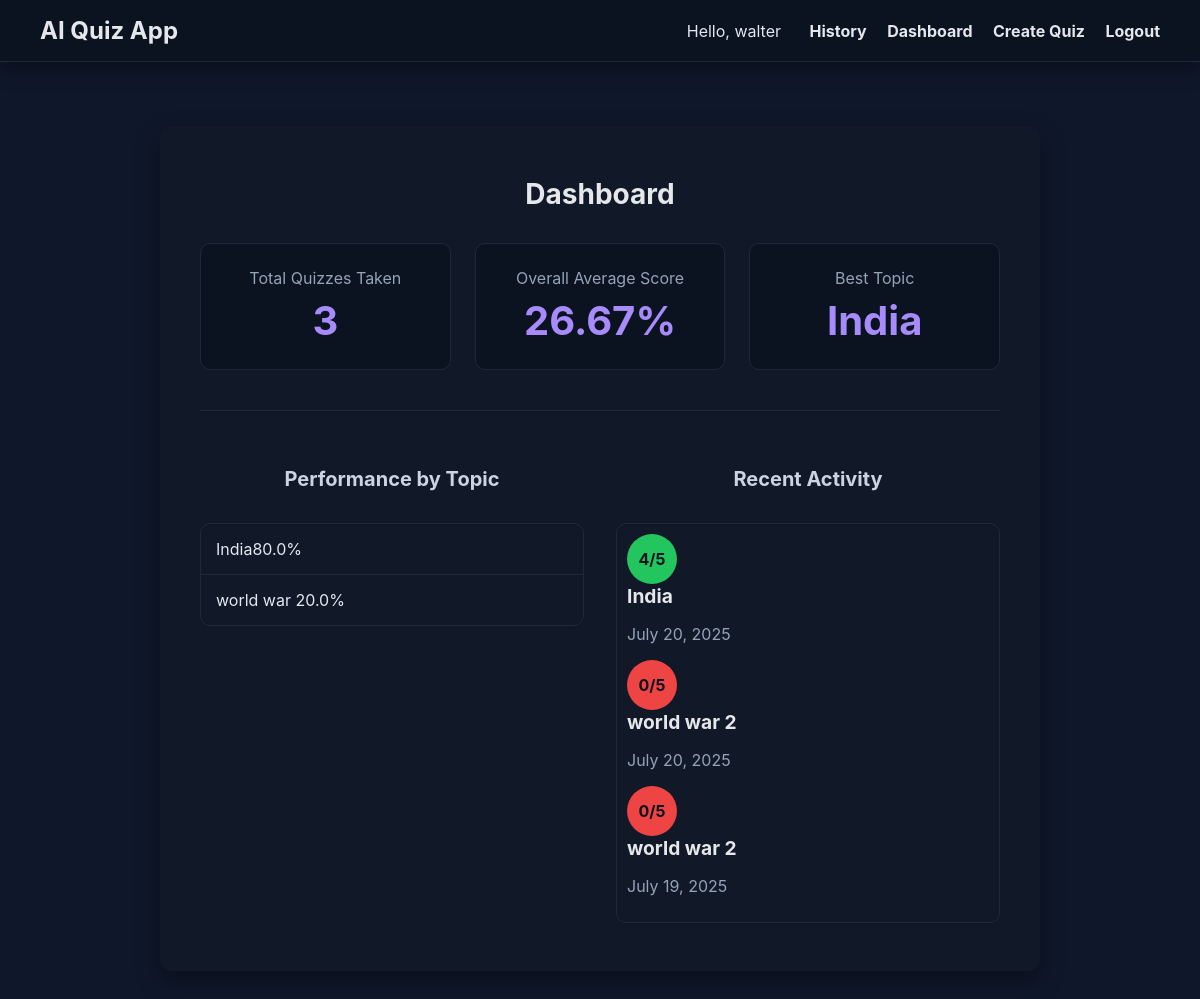
The page /dashboard (signed in) on the database its author committed.
### app.py (models this page shows, shortened)
class User(UserMixin, db.Model):
    id = db.Column(db.Integer, primary_key=True)
    username = db.Column(db.String(150), unique=True, nullable=False)
    password_hash = db.Column(db.String(256), nullable=False)
    quizzes = db.relationship('QuizHistory', backref='user', lazy=True, cascade="all, delete-orphan")

class QuizHistory(db.Model):
    id = db.Column(db.Integer, primary_key=True)
    topic = db.Column(db.String(150), nullable=False)
    score_correct = db.Column(db.Integer, nullable=False)
    score_total = db.Column(db.Integer, nullable=False)
    timestamp = db.Column(db.DateTime, nullable=False, default=datetime.utcnow)
    user_id = db.Column(db.Integer, db.ForeignKey('user.id'), nullable=False)
    questions = db.relationship('QuestionHistory', backref='quiz', lazy=True, cascade="all, delete-orphan")

### app.py (the view)
@app.route('/dashboard')
@login_required
def dashboard():
    user_quizzes = QuizHistory.query.filter_by(user_id=current_user.id).all()
    if not user_quizzes:
        return render_template('dashboard.html', no_history=True)
    total_stats = db.session.query(
        func.count(QuizHistory.id),
        func.sum(QuizHistory.score_correct),
        func.sum(QuizHistory.score_total)
    ).filter_by(user_id=current_user.id).first()
    total_quizzes, total_correct, total_possible = total_stats
    average_score = (total_correct / total_possible * 100) if total_possible > 0 else 0
    topic_stats = db.session.query(
        QuizHistory.topic,
        func.sum(QuizHistory.score_correct),
        func.sum(QuizHistory.score_total)
    ).filter_by(user_id=current_user.id).group_by(QuizHistory.topic).all()
    topic_averages = {topic: (correct / total * 100) for topic, correct, total in topic_stats if total > 0}
    best_topic = max(topic_averages, key=topic_averages.get) if topic_averages else "N/A"
    recent_quizzes = QuizHistory.query.filter_by(user_id=current_user.id).order_by(QuizHistory.timestamp.desc()).limit(5).all()
    stats = {
        'total_quizzes': total_quizzes,
        'average_score': round(average_score, 2),
        'best_topic': best_topic
    }
    return render_template('dashboard.html', stats=stats, topic_averages=topic_averages, recent_quizzes=recent_quizzes)

### app.py (called while the page is built)
@login_manager.user_loader
def load_user(user_id):
    return User.query.get(int(user_id))

### templates/dashboard.html (shortened to what this page needs)
{% extends "base.html" %}
{% block content %}
<div class="container">
    <h1>Dashboard</h1>
    {% if no_history %}
        <p>Welcome, {{ current_user.username }}! You haven't taken any quizzes yet. Create your first one to see your stats here.</p>
        <a href="{{ url_for('index') }}" class="results-button" style="max-width: 250px;">Create a Quiz</a>
    {% else %}
        <div class="dashboard-grid">
            <div class="stat-card">
                <div class="stat-card-title">Total Quizzes Taken</div>
                <div class="stat-card-value">{{ stats.total_quizzes }}</div>
            </div>
            <div class="stat-card">
                <div class="stat-card-title">Overall Average Score</div>
                <div class="stat-card-value">{{ stats.average_score }}%</div>
            </div>
            <div class="stat-card">
                <div class="stat-card-title">Best Topic</div>
                <div class="stat-card-value">{{ stats.best_topic }}</div>
            </div>
        </div>
        <hr class="results-divider">
        <div class="dashboard-grid-cols2">
            <div class="dashboard-section">
                <h2>Performance by Topic</h2>
                <ul class="collection">
                    {% for topic, avg in topic_averages.items()|sort(attribute=1, reverse=true) %}
                    <li class="collection-item">
                        <span>{{ topic }}</span>
                        <span class="score-badge">{{ "%.1f"|format(avg) }}%</span>
                    </li>
                    {% endfor %}
                </ul>
            </div>
            <div class="dashboard-section">
                <h2>Recent Activity</h2>
                <ul class="collection" style="padding: 10px;">
                    {% for quiz in recent_quizzes %}
                    <a style ="text-decoration: none;" href="{{ url_for('history_detail', quiz_id=quiz.id) }}" class="collection-item avatar">
                        <i class="circle {% if (quiz.score_correct / quiz.score_total) >= 0.8 %}green{% elif (quiz.score_correct / quiz.score_total) >= 0.5 %}orange{% else %}red{% endif %}">
                            {{ quiz.score_correct }}/{{ quiz.score_total }}
                        </i>
                        <div class="item-content">
                            <span class="title"><b>{{ quiz.topic }}</b></span>
                            <p class="grey-text">{{ quiz.timestamp.strftime('%B %d, %Y') }}</p>
                        </div>
                    </a>
                    {% endfor %}
                </ul>
            </div>
        </div>
    {% endif %}
</div>
{% endblock %}

### templates/base.html (shortened to what this page needs)
<!DOCTYPE html>
<html lang="en">
<head>
    <link rel="stylesheet" href="{{ url_for('static', filename='styles.css') }}">
</head>
<body>
    <nav class="navbar">
        <a href="{{ url_for('index') }}" class="brand">AI Quiz App</a>
        <div>
            {% if current_user.is_authenticated %}
                <span style="margin-right: 1rem;">Hello, {{ current_user.username }}</span>
                    <a href="{{ url_for('history') }}">History</a>
                    <a href="{{ url_for('dashboard') }}">Dashboard</a>
                    <a href="{{ url_for('index') }}">Create Quiz</a>
                    <a href="{{ url_for('logout') }}">Logout</a>
            {% else %}
                <a href="{{ url_for('login') }}">Login</a>
                <a href="{{ url_for('register') }}">Register</a>
            {% endif %}
        </div>
    </nav>
    <main>
        {% block content %}{% endblock %}
    </main>
</body>
</html>

### static/styles.css (style rules this page uses)
body { font-family: -apple-system, BlinkMacSystemFont, "Segoe UI", Roboto, Helvetica, Arial, sans-serif; background-color: #0f172a; color: #e2e8f0; margin: 0; padding: 0; }
main { width: 100%; box-sizing: border-box; padding: 2rem; display: flex; flex-direction: column; align-items: center; justify-content: flex-start; min-height: calc(100vh - 100px); }
.container { max-width: 800px; width: 100%; background: #111827; padding: 2rem 2.5rem; border-radius: 12px; box-shadow: 0 10px 25px rgba(0, 0, 0, 0.35); }
h1 { font-size: 1.75rem; color: #e5e7eb; text-align: center; margin-bottom: 0.5rem; }
.results-divider { border: none; border-top: 1px solid #1f2937; margin: 2.5rem 0; }
.container h2 { text-align: center; margin-bottom: 2rem; color: #cbd5e1; }
.collection { border: 1px solid #1f2937; border-radius: 10px; padding-left: 0; list-style-type: none; }
.collection li.collection-item { display: flex; align-items: center; padding: 15px; border-bottom: 1px solid #1f2937; transition: background-color 0.2s; }
.collection li.collection-item:last-child { border-bottom: none; }
.collection .item-content { flex-grow: 1; }
.collection .collection-item.avatar { min-height: 84px; }
.collection .collection-item.avatar .circle { width: 50px; height: 50px; border-radius: 50%; color: #0b1220; font-weight: bold; display: flex; align-items: center; justify-content: center; font-size: 1rem; margin-right: 20px; font-style: normal; }
.collection .collection-item .title { font-size: 1.2rem; color: #e5e7eb; }
.collection .collection-item .grey-text { color: #94a3b8; }
.circle.green { background-color: #22c55e; }
.circle.red { background-color: #ef4444; }
.dashboard-grid { display: grid; grid-template-columns: repeat(auto-fit, minmax(200px, 1fr)); gap: 1.5rem; margin-top: 2rem; }
.stat-card { background-color: #0b1220; border: 1px solid #1f2937; border-radius: 10px; padding: 1.5rem; text-align: center; }
.stat-card-title { font-size: 1rem; color: #94a3b8; margin-bottom: 0.5rem; }
.stat-card-value { font-size: 2.5rem; font-weight: bold; color: #a78bfa; }
.dashboard-grid-cols2 { display: grid; grid-template-columns: repeat(auto-fit, minmax(300px, 1fr)); gap: 2rem; margin-top: 2rem; }
.dashboard-section h2 { font-size: 1.25rem; color: #cbd5e1; }

### templates/base.html (style rules this page uses)
.navbar { background-color: #0b1220; padding: 0.5rem 2rem; box-shadow: 0 8px 20px rgba(0,0,0,0.35); margin-bottom: 2rem; display: flex; justify-content: space-between; align-items: center; border-bottom: 1px solid #1f2937; }
.navbar a { text-decoration: none; color: #e5e7eb; font-weight: bold; padding: 0.5rem; }
.navbar .brand { font-size: 1.5rem; color: #e5e7eb; }

### rows shown on the page
User: username "walter"
QuizHistory: best_topic "India", score_correct "4", score_total "5", topic "India", timestamp "July 20, 2025"
QuizHistory: score_correct "0", score_total "5", topic "world war 2", timestamp "July 20, 2025"
QuizHistory: score_correct "0", score_total "5", topic "world war 2", timestamp "July 19, 2025"

### other values the page prints
{{ stats.total_quizzes }} "3"
{{ stats.average_score }} "26.67"
{{ topic }} "India" "world war 2"
{{ "%.1f"|format(avg) }} "80.0" "0.0"
